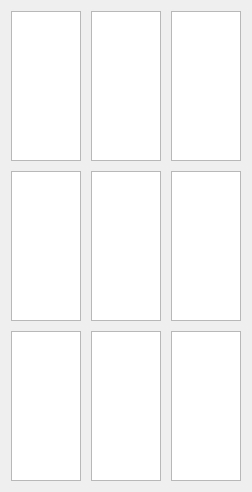
  <widget class="QWidget" name="gridLayoutWidget_5">
   <property name="geometry">
    <rect>
     <x>190</x>
     <y>190</y>
     <width>150</width>
     <height>150</height>
    </rect>
   </property>
   <property name="sizePolicy">
    <sizepolicy hsizetype="Expanding" vsizetype="Fixed">
     <horstretch>0</horstretch>
     <verstretch>0</verstretch>
    </sizepolicy>
   </property>
   <property name="maximumSize">
    <size>
     <width>150</width>
     <height>150</height>
    </size>
   </property>
   <property name="baseSize">
    <size>
     <width>100</width>
     <height>100</height>
    </size>
   </property>
   <property name="font">
    <font>
     <pointsize>15</pointsize>
    </font>
   </property>
   <layout class="QGridLayout" name="gridLayout_5">
    <property name="sizeConstraint">
     <enum>QLayout::SetDefaultConstraint</enum>
    </property>
    <property name="spacing">
     <number>10</number>
    </property>
    <item row="0" column="0">
     <widget class="QPlainTextEdit" name="plainTextEdit_37">
      <property name="sizePolicy">
       <sizepolicy hsizetype="Expanding" vsizetype="Fixed">
        <horstretch>0</horstretch>
        <verstretch>0</verstretch>
       </sizepolicy>
      </property>
      <property name="maximumSize">
       <size>
        <width>150</width>
        <height>150</height>
       </size>
      </property>
      <property name="baseSize">
       <size>
        <width>100</width>
        <height>100</height>
       </size>
      </property>
      <property name="font">
       <font>
        <pointsize>15</pointsize>
       </font>
      </property>
      <property name="tabChangesFocus">
       <bool>true</bool>
      </property>
      <property name="plainText">
       <string/>
      </property>
     </widget>
    </item>
    <item row="0" column="1">
     <widget class="QPlainTextEdit" name="plainTextEdit_38">
      <property name="sizePolicy">
       <sizepolicy hsizetype="Expanding" vsizetype="Fixed">
        <horstretch>0</horstretch>
        <verstretch>0</verstretch>
       </sizepolicy>
      </property>
      <property name="maximumSize">
       <size>
        <width>150</width>
        <height>150</height>
       </size>
      </property>
      <property name="baseSize">
       <size>
        <width>100</width>
        <height>100</height>
       </size>
      </property>
      <property name="font">
       <font>
        <pointsize>15</pointsize>
       </font>
      </property>
      <property name="tabChangesFocus">
       <bool>true</bool>
      </property>
     </widget>
    </item>
    <item row="0" column="2">
     <widget class="QPlainTextEdit" name="plainTextEdit_39">
      <property name="sizePolicy">
       <sizepolicy hsizetype="Expanding" vsizetype="Fixed">
        <horstretch>0</horstretch>
        <verstretch>0</verstretch>
       </sizepolicy>
      </property>
      <property name="maximumSize">
       <size>
        <width>150</width>
        <height>150</height>
       </size>
      </property>
      <property name="baseSize">
       <size>
        <width>100</width>
        <height>100</height>
       </size>
      </property>
      <property name="font">
       <font>
        <pointsize>15</pointsize>
       </font>
      </property>
      <property name="tabChangesFocus">
       <bool>true</bool>
      </property>
     </widget>
    </item>
    <item row="1" column="0">
     <widget class="QPlainTextEdit" name="plainTextEdit_40">
      <property name="sizePolicy">
       <sizepolicy hsizetype="Expanding" vsizetype="Fixed">
        <horstretch>0</horstretch>
        <verstretch>0</verstretch>
       </sizepolicy>
      </property>
      <property name="maximumSize">
       <size>
        <width>150</width>
        <height>150</height>
       </size>
      </property>
      <property name="baseSize">
       <size>
        <width>100</width>
        <height>100</height>
       </size>
      </property>
      <property name="font">
       <font>
        <pointsize>15</pointsize>
       </font>
      </property>
      <property name="tabChangesFocus">
       <bool>true</bool>
      </property>
     </widget>
    </item>
    <item row="1" column="1">
     <widget class="QPlainTextEdit" name="plainTextEdit_41">
      <property name="sizePolicy">
       <sizepolicy hsizetype="Expanding" vsizetype="Fixed">
        <horstretch>0</horstretch>
        <verstretch>0</verstretch>
       </sizepolicy>
      </property>
      <property name="maximumSize">
       <size>
        <width>150</width>
        <height>150</height>
       </size>
      </property>
      <property name="baseSize">
       <size>
        <width>100</width>
        <height>100</height>
       </size>
      </property>
      <property name="font">
       <font>
        <pointsize>15</pointsize>
       </font>
      </property>
      <property name="tabChangesFocus">
       <bool>true</bool>
      </property>
     </widget>
    </item>
    <item row="1" column="2">
     <widget class="QPlainTextEdit" name="plainTextEdit_42">
      <property name="sizePolicy">
       <sizepolicy hsizetype="Expanding" vsizetype="Fixed">
        <horstretch>0</horstretch>
        <verstretch>0</verstretch>
       </sizepolicy>
      </property>
      <property name="maximumSize">
       <size>
        <width>150</width>
        <height>150</height>
       </size>
      </property>
      <property name="font">
       <font>
        <pointsize>15</pointsize>
       </font>
      </property>
      <property name="tabChangesFocus">
       <bool>true</bool>
      </property>
     </widget>
    </item>
    <item row="2" column="0">
     <widget class="QPlainTextEdit" name="plainTextEdit_43">
      <property name="sizePolicy">
       <sizepolicy hsizetype="Expanding" vsizetype="Fixed">
        <horstretch>0</horstretch>
        <verstretch>0</verstretch>
       </sizepolicy>
      </property>
      <property name="maximumSize">
       <size>
        <width>150</width>
        <height>150</height>
       </size>
      </property>
      <property name="baseSize">
       <size>
        <width>100</width>
        <height>100</height>
       </size>
      </property>
      <property name="font">
       <font>
        <pointsize>15</pointsize>
       </font>
      </property>
      <property name="tabChangesFocus">
       <bool>true</bool>
      </property>
     </widget>
    </item>
    <item row="2" column="1">
     <widget class="QPlainTextEdit" name="plainTextEdit_44">
      <property name="sizePolicy">
       <sizepolicy hsizetype="Expanding" vsizetype="Fixed">
        <horstretch>0</horstretch>
        <verstretch>0</verstretch>
       </sizepolicy>
      </property>
      <property name="maximumSize">
       <size>
        <width>150</width>
        <height>150</height>
       </size>
      </property>
      <property name="baseSize">
       <size>
        <width>100</width>
        <height>100</height>
       </size>
      </property>
      <property name="font">
       <font>
        <pointsize>15</pointsize>
       </font>
      </property>
      <property name="tabChangesFocus">
       <bool>true</bool>
      </property>
     </widget>
    </item>
    <item row="2" column="2">
     <widget class="QPlainTextEdit" name="plainTextEdit_45">
      <property name="sizePolicy">
       <sizepolicy hsizetype="Expanding" vsizetype="Fixed">
        <horstretch>0</horstretch>
        <verstretch>0</verstretch>
       </sizepolicy>
      </property>
      <property name="maximumSize">
       <size>
        <width>150</width>
        <height>150</height>
       </size>
      </property>
      <property name="baseSize">
       <size>
        <width>100</width>
        <height>100</height>
       </size>
      </property>
      <property name="font">
       <font>
        <pointsize>15</pointsize>
       </font>
      </property>
      <property name="tabChangesFocus">
       <bool>true</bool>
      </property>
     </widget>
    </item>
   </layout>
  </widget>
